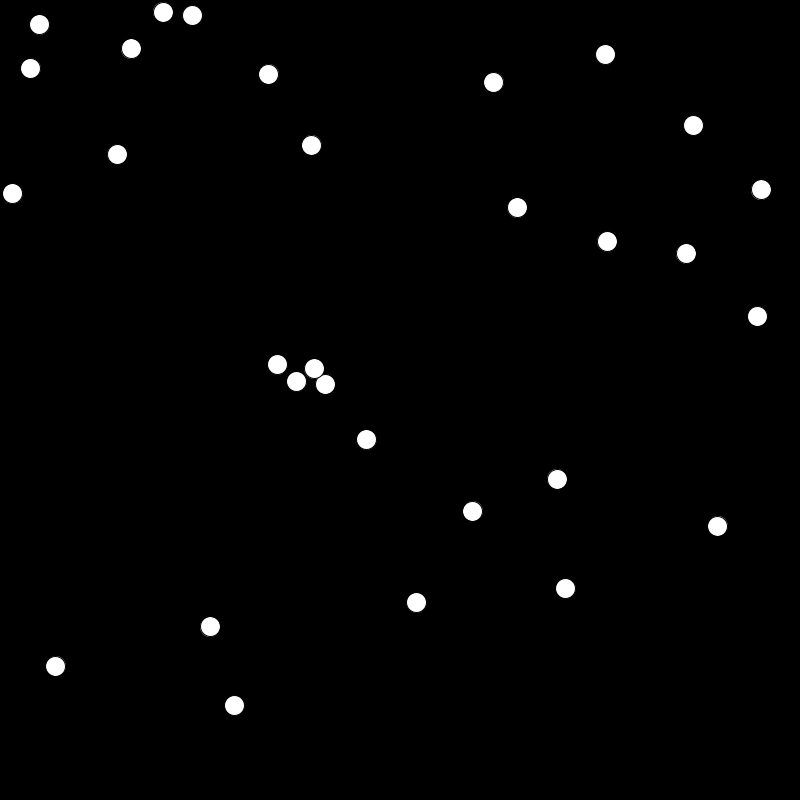
Frame 1 (no input)
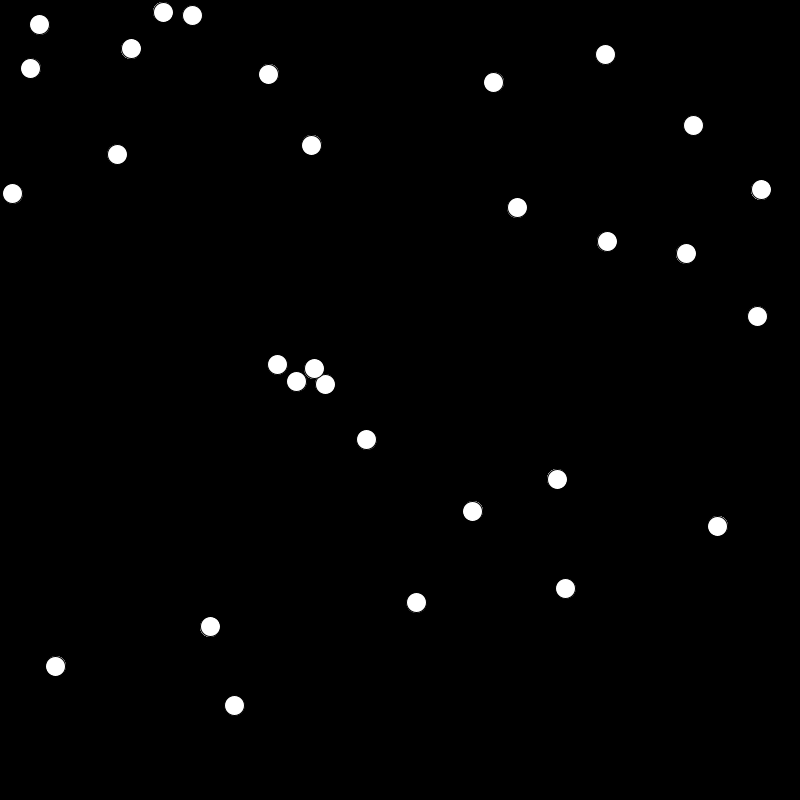
Frame 60 (the mouse pressed at the canvas centre just before this capture)
Frame 120 (the mouse held since frame 60 and released just before this capture): identical to frame 60, image omitted

The Processing sketch that drew these frames (run headless with seeded random() and noise(); from frame 60 on, the mouse is pressed at the canvas centre):

// Processing sketch: D2
// ── D2.pde
//Particle p1;
//Particle p2;
//Particle p3;

Particle [] p;

void setup(){
  
  size(800,800);
  background(0,0,0);
  p = new Particle[30];
  for(int i = 0; i < 30; i++){
    p[i] = new Particle();
  }
  //p1 = new Particle();
  //p2 = new Particle();
  //p3 = new Particle();
  //print(p1.xPos);
}

void draw(){
  for(int i = 0; i < 30; i++){
    p[i].draw();
  }
  //p1.draw();
  //p2.draw();
  //p3.draw();
}

// ── Particle.pde
class Particle{
  float xPos;
  float yPos;

  float size;
  
  
  Particle(){
    xPos = random(0, width);
    yPos = random(0, height);
    
    size = 20.0;
  }
  
  void draw(){
    fill(255);
    ellipse(xPos, yPos, size, size);
  }
  
}
